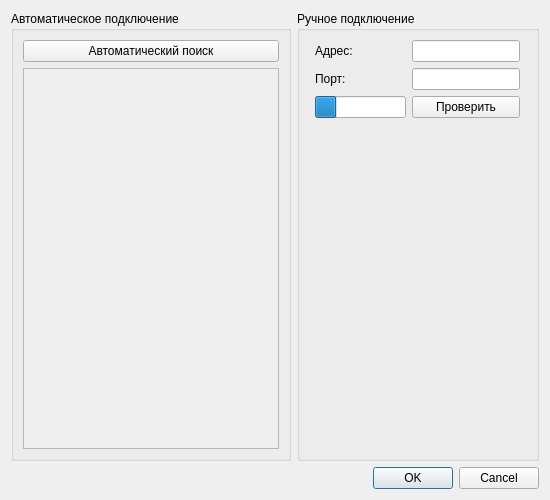
<?xml version="1.0" encoding="UTF-8"?>
<ui version="4.0">
 <class>search</class>
 <widget class="QDialog" name="search">
  <property name="windowModality">
   <enum>Qt::ApplicationModal</enum>
  </property>
  <property name="enabled">
   <bool>true</bool>
  </property>
  <property name="geometry">
   <rect>
    <x>0</x>
    <y>0</y>
    <width>550</width>
    <height>500</height>
   </rect>
  </property>
  <property name="sizePolicy">
   <sizepolicy hsizetype="Fixed" vsizetype="Fixed">
    <horstretch>0</horstretch>
    <verstretch>0</verstretch>
   </sizepolicy>
  </property>
  <property name="minimumSize">
   <size>
    <width>550</width>
    <height>500</height>
   </size>
  </property>
  <property name="maximumSize">
   <size>
    <width>550</width>
    <height>500</height>
   </size>
  </property>
  <property name="windowTitle">
   <string>Поиск устройств</string>
  </property>
  <property name="windowIcon">
   <iconset resource="resources.qrc">
    <normaloff>:/logo/logo.png</normaloff>:/logo/logo.png</iconset>
  </property>
  <property name="whatsThis">
   <string notr="true"/>
  </property>
  <property name="modal">
   <bool>true</bool>
  </property>
  <layout class="QGridLayout" name="gridLayout_2">
   <item row="1" column="0" colspan="3">
    <widget class="QDialogButtonBox" name="exitButtonBox">
     <property name="sizePolicy">
      <sizepolicy hsizetype="Minimum" vsizetype="Minimum">
       <horstretch>0</horstretch>
       <verstretch>0</verstretch>
      </sizepolicy>
     </property>
     <property name="standardButtons">
      <set>QDialogButtonBox::Cancel|QDialogButtonBox::Ok</set>
     </property>
     <property name="centerButtons">
      <bool>false</bool>
     </property>
    </widget>
   </item>
   <item row="0" column="0" colspan="3">
    <layout class="QHBoxLayout" name="horizontalLayout">
     <item>
      <widget class="QGroupBox" name="automaticConnectionGroup">
       <property name="title">
        <string>Автоматическое подключение</string>
       </property>
       <layout class="QGridLayout" name="gridLayout_4">
        <item row="0" column="0">
         <layout class="QGridLayout" name="gridLayout">
          <item row="0" column="0">
           <widget class="QPushButton" name="searchButton">
            <property name="text">
             <string>Автоматический поиск</string>
            </property>
           </widget>
          </item>
         </layout>
        </item>
        <item row="1" column="0">
         <widget class="QListView" name="foundAddressList">
          <property name="enabled">
           <bool>false</bool>
          </property>
          <property name="sizePolicy">
           <sizepolicy hsizetype="Fixed" vsizetype="Expanding">
            <horstretch>0</horstretch>
            <verstretch>0</verstretch>
           </sizepolicy>
          </property>
         </widget>
        </item>
       </layout>
      </widget>
     </item>
     <item>
      <widget class="QGroupBox" name="manualConnectionGroup">
       <property name="title">
        <string>Ручное подключение</string>
       </property>
       <layout class="QGridLayout" name="gridLayout_5">
        <item row="0" column="0">
         <layout class="QGridLayout" name="gridLayout_3">
          <item row="1" column="1">
           <widget class="QLineEdit" name="portEdit">
            <property name="sizePolicy">
             <sizepolicy hsizetype="Fixed" vsizetype="Fixed">
              <horstretch>0</horstretch>
              <verstretch>0</verstretch>
             </sizepolicy>
            </property>
           </widget>
          </item>
          <item row="0" column="0">
           <widget class="QLabel" name="addressLabel">
            <property name="sizePolicy">
             <sizepolicy hsizetype="Fixed" vsizetype="Fixed">
              <horstretch>0</horstretch>
              <verstretch>0</verstretch>
             </sizepolicy>
            </property>
            <property name="text">
             <string>Адрес:</string>
            </property>
           </widget>
          </item>
          <item row="1" column="0">
           <widget class="QLabel" name="portLabel">
            <property name="text">
             <string>Порт:</string>
            </property>
           </widget>
          </item>
          <item row="0" column="1">
           <widget class="QLineEdit" name="addressEdit">
            <property name="sizePolicy">
             <sizepolicy hsizetype="Fixed" vsizetype="Fixed">
              <horstretch>0</horstretch>
              <verstretch>0</verstretch>
             </sizepolicy>
            </property>
           </widget>
          </item>
          <item row="2" column="1">
           <widget class="QPushButton" name="testConnectionButton">
            <property name="sizePolicy">
             <sizepolicy hsizetype="Minimum" vsizetype="Minimum">
              <horstretch>0</horstretch>
              <verstretch>0</verstretch>
             </sizepolicy>
            </property>
            <property name="text">
             <string>Проверить</string>
            </property>
           </widget>
          </item>
          <item row="2" column="0">
           <widget class="QProgressBar" name="progressBar">
            <property name="sizePolicy">
             <sizepolicy hsizetype="Fixed" vsizetype="Fixed">
              <horstretch>0</horstretch>
              <verstretch>0</verstretch>
             </sizepolicy>
            </property>
            <property name="autoFillBackground">
             <bool>false</bool>
            </property>
            <property name="value">
             <number>24</number>
            </property>
            <property name="textVisible">
             <bool>false</bool>
            </property>
            <property name="orientation">
             <enum>Qt::Horizontal</enum>
            </property>
            <property name="invertedAppearance">
             <bool>false</bool>
            </property>
           </widget>
          </item>
         </layout>
        </item>
        <item row="2" column="0">
         <spacer name="verticalSpacer_2">
          <property name="orientation">
           <enum>Qt::Vertical</enum>
          </property>
          <property name="sizeHint" stdset="0">
           <size>
            <width>20</width>
            <height>40</height>
           </size>
          </property>
         </spacer>
        </item>
       </layout>
      </widget>
     </item>
    </layout>
   </item>
  </layout>
 </widget>
 <resources>
  <include location="resources.qrc"/>
 </resources>
 <connections>
  <connection>
   <sender>exitButtonBox</sender>
   <signal>accepted()</signal>
   <receiver>search</receiver>
   <slot>accept()</slot>
   <hints>
    <hint type="sourcelabel">
     <x>274</x>
     <y>479</y>
    </hint>
    <hint type="destinationlabel">
     <x>274</x>
     <y>249</y>
    </hint>
   </hints>
  </connection>
  <connection>
   <sender>exitButtonBox</sender>
   <signal>rejected()</signal>
   <receiver>search</receiver>
   <slot>reject()</slot>
   <hints>
    <hint type="sourcelabel">
     <x>274</x>
     <y>479</y>
    </hint>
    <hint type="destinationlabel">
     <x>274</x>
     <y>249</y>
    </hint>
   </hints>
  </connection>
 </connections>
</ui>
